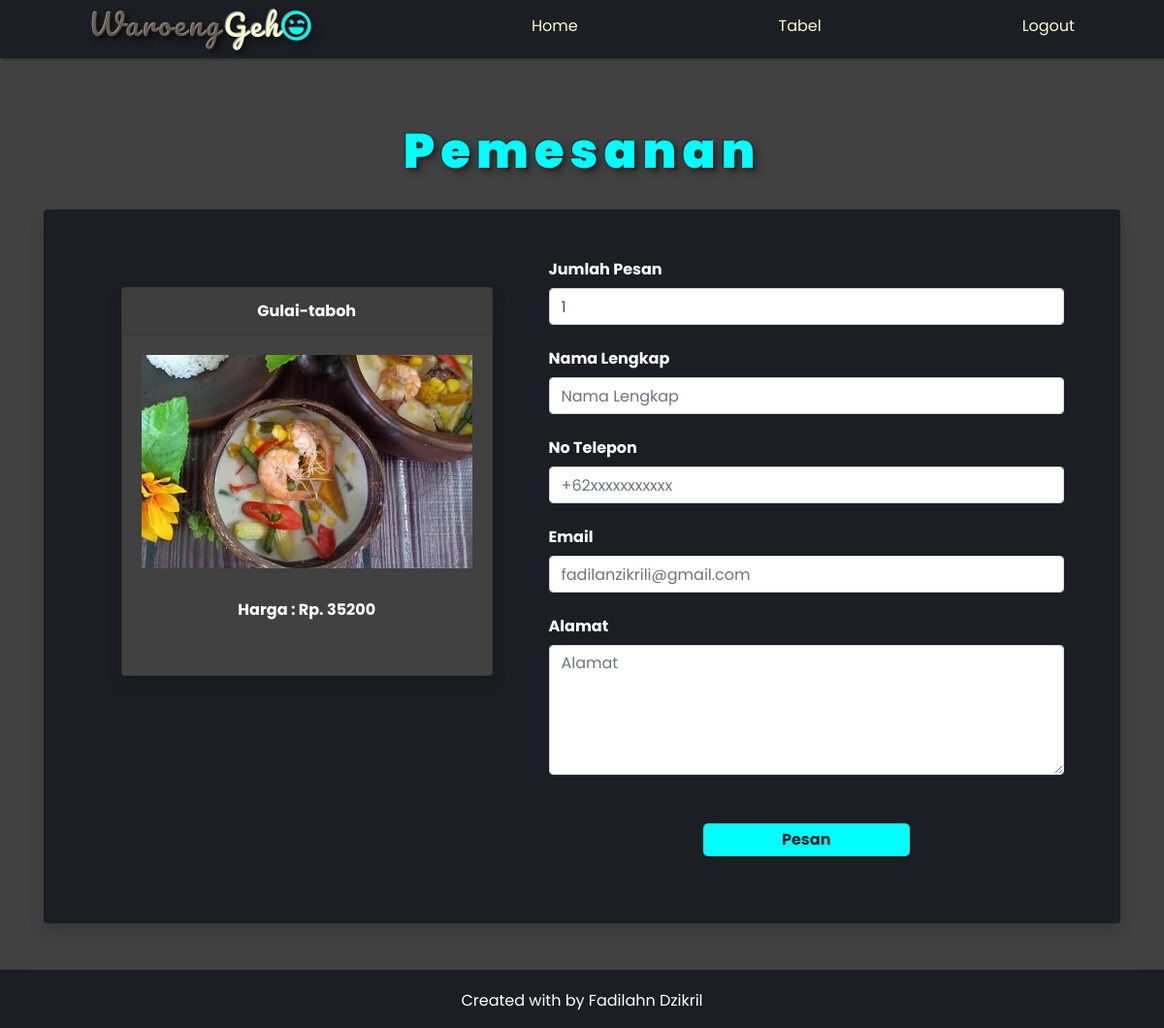
/pemesanan.php?id_menu=12, run on the app's committed database.
### tables this page shows
CREATE TABLE `data_menu` (
  `id_menu` int(11) NOT NULL,
  `nama_menu` varchar(25) NOT NULL,
  `status_menu` enum('Tersedia','Kosong','','') NOT NULL,
  `harga` int(25) NOT NULL,
  `gambar` varchar(500) NOT NULL
);

### pemesanan.php (the view, shortened to what this page needs)
<?php
include 'link.php'; ?>
<?php
include 'koneksi.php';
if (isset($_GET['id_menu'])) {
    $id = $_GET['id_menu'];
    $sql = "SELECT * FROM data_menu WHERE id_menu = $id";
    $query = mysqli_query($koneksi, $sql);
    $row = mysqli_num_rows($query);
    if ($row == 1) {
        $fetch = mysqli_fetch_assoc($query);
        $nama_menu = $fetch['nama_menu'];
        $harga_menu = $fetch['harga'];
        $gambar = $fetch['gambar'];
    } else {
        header('location:index.php');
    }
} else {
    header('location:index.php');
}
?>
<body>
    <nav>
        <div class="logo">
            <h3>Waroeng<span>Geh</span><i class="far fa-laugh-wink"></i></h3>
        </div>
        <ul>
            <li><a href="index.php">Home</a></li>
            <li><a href="#lokasi">Tabel</a></li>
            <li><a href="logout.php">Logout</a></li>
        </ul>
    </nav>
    <div class="container">
        <section id="tambah_menu">
            <div class="heading">
                <h1>Pemesanan</h1>
            </div>
            <div class="row tambah rounded shadow box">
                <div class="col-sm-5 float-sm-left image_pratinjau">
                    <div class="card shadow">
                        <div class="card-header text-center"><?= $nama_menu; ?></div>
                        <div class="card-body" style="height: 350px;">
                            <img src="images/<?= $gambar; ?>" alt="" class="img-fluid"><br><br>
                            <label class="col-sm-12 col-form-label text-center">Harga : Rp. <?= $harga_menu; ?></label><br>
                        </div>
                    </div>
                </div>
                <div class="col-sm-7 float-sm-right">
                    <div class="tambah_form">
                        <form action="" method="POST">
                            <div class="form-group row">
                                <label class="col-sm-12 col-form-label">Jumlah Pesan</label>
                                <div class="col-sm-12">
                                    <input type="number" name="jumlah" class="form-control" value="1">
                                </div>
                            </div>
                            <div class="form-group row">
                                <label class="col-sm-4 col-form-label">Nama Lengkap</label>
                                <div class="col-sm-12">
                                    <input type="text" name="nama_lengkap" class="form-control" placeholder="Nama Lengkap">
                                </div>
                            </div>
                            <div class="form-group row">
                                <label class="col-sm-5 col-form-label">No Telepon</label>
                                <div class="col-sm-12">
                                    <input type="number" name="notelepon" class="form-control" placeholder="+62xxxxxxxxxxx">
                                </div>
                            </div>
                            <div class="form-group row">
                                <label class="col-sm-4 col-form-label">Email</label>
                                <div class="col-sm-12">
                                    <input type="email" name="email" class="form-control" placeholder="fadilanzikrili@gmail.com">
                                </div>
                            </div>
                            <div class="form-group row">
                                <label class="col-sm-4 col-form-label">Alamat</label>
                                <div class="col-sm-12">
                                    <textarea name="alamat" class="form-control" cols="10" rows="5" placeholder="Alamat"></textarea>
                                </div>
                            </div>
                            <div class="form-group row mt-2 pt-4 text-center">
                                <div class="col-sm-12">
                                    <input type="submit" name="submit" class="btn bt" value="Pesan">
                                </div>
                            </div>
                        </form>
                    </div>
                </div>
            </div>
        </section>
    </div>
    <footer class="text-center text-white mt-lg-5 shadow">
        <p> Created with <i class="text-danger"></i> by <a href="https://z-p4.www.instagram.com/fadilanzikril23/" target="blank" class="fw-bold">Fadilahn
                Dzikril</a></p>
    </footer>
</body>
</html>

### css/stylePemWeb2.css (style rules this page uses)
body { font-family: 'poppins', monospace; background-color: #414141 ; overflow-x: hidden; }
nav { display: flex; background-color: #1b1e23; box-shadow: 2px 2px 2px rgba(0, 0, 0, 0.225) ; justify-content: space-around; height: 60px; align-items: center; top: 0; position: sticky; z-index: 3; }
.logo h3 { font-family: 'Pacifico', monospace; font-size: 30px; color: rgba(61, 36, 11, 0.445); text-shadow: -1px -1px 0 rgba(255,255,255,.5), 1px 1px 0 rgba(0,0,0,.25), 3px 3px 3px rgba(0,0,0,.25), 5px 5px 10px rgba(0, 0, 0, 0.25); letter-spacing: 3px; }
.logo h3 span { color: lightgoldenrodyellow; text-shadow: -1px -1px 0 rgba(0, 0, 0, 0.5), }
.logo h3 i { color: rgb(0, 255, 242); }
nav ul { display: flex; width: 50%; margin-top: 10px; list-style: none; justify-content: space-between; cursor: pointer; }
nav ul li a { color:lightgoldenrodyellow; }
.container { margin-top: 50px; }
.heading h1 { font-size: 50px; margin-top: 80px; margin-bottom: 30px; font-weight:900; text-align: center; color: aqua; text-shadow: -1px -1px 0 rgba(0, 0, 0, 0.5), 1px 1px 0 rgba(0,0,0,.25), 3px 3px 3px rgba(0,0,0,.25), 5px 5px 10px rgba(0, 0, 0, 0.25); letter-spacing: 6px; }
section { padding-top: 1rem; }
.card img { transition: .5s; }
.card { color: #fff; }
.bt { font-weight: bold; margin: 10px 0 ; width: 40%; border: none; padding: 5px; border-radius: 5px; box-shadow: 1px 1px 2px rgb(0, 0, 0); background-color: aqua; cursor: pointer; transition: all 0.5s; }
footer { position: relative; height: 60px; padding: 20px; background-color: #1b1e23; }
footer a { text-decoration: none; color: #ffff; }
#tambah_menu { color: #fff; font-weight: bold; margin-top: -80px; }
.tambah { background: #1b1e23; color: #fff; max-width: 1200px; margin: auto; }
.tambah .image_pratinjau { width: 100%; padding-top: 80px; padding-right: 0; padding-left: 80px; }
.tambah .image_pratinjau .card { background: #414141 ; }
.tambah .image_pratinjau .card-body { height: 350px; }
.tambah .tambah_form { padding: 43px; }
.card { background: rgba(0, 0, 0, 0.7); }

### data on the page
data_menu: nama_menu "Gulai-taboh", gambar (picture), harga "35200"
